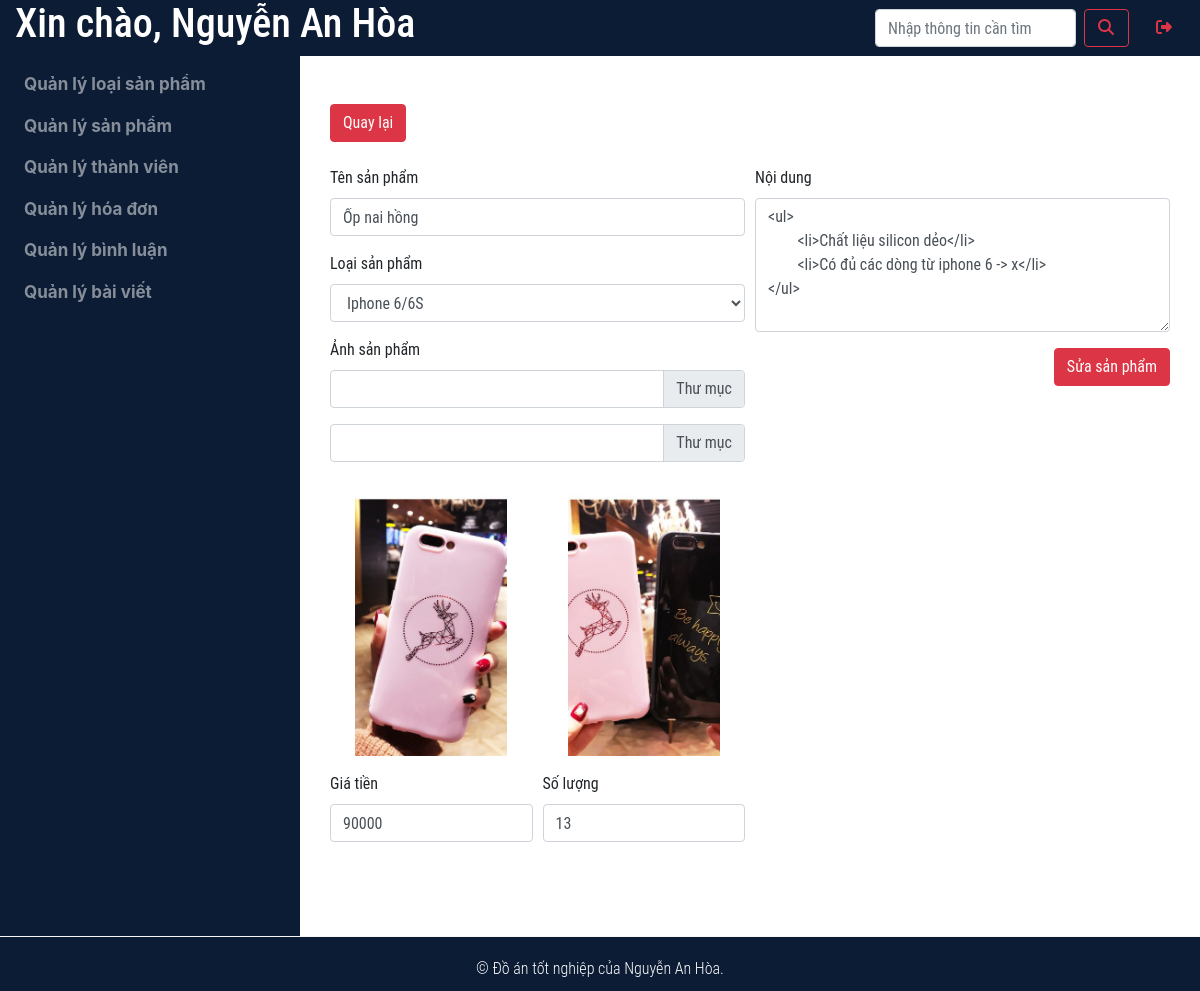
/doanadmin/views/index.php?manage=product&ac=update&id=22 (signed in), run on the app's committed database.
### tables this page shows
CREATE TABLE `product` (
  `id_product` int(11) NOT NULL,
  `id_type` int(11) NOT NULL,
  `product_name` varchar(250) NOT NULL,
  `amount` int(11) NOT NULL,
  `img_1` varchar(250) NOT NULL,
  `img_2` varchar(250) NOT NULL,
  `price` float NOT NULL,
  `content` varchar(250) NOT NULL,
  `dateCreated` timestamp NOT NULL DEFAULT current_timestamp(),
  `dateUpdate` timestamp NOT NULL DEFAULT current_timestamp()
);

### doanadmin/modules/manageproduct/update.php (the view, shortened to what this page needs)
<?php
    $sql_product = "SELECT * FROM `product` WHERE `id_product` = '$_GET[id]'";
    $row_product = mysqli_query($conn, $sql_product);
    $product = mysqli_fetch_array($row_product);
    $sql_type = "SELECT * FROM `type_products`";
    $row_type = mysqli_query($conn, $sql_type);
?>
<section>
    <div class="container mt-5 mb-5 font-roboto">
        <div class="d-flex">
            <a class="btn btn-danger mb-2 mr-auto" href="index.php?manage=product&ac=list">Quay lại</a>
        </div>
        <div class="mt-3">
            <form class="" action="../modules/manageproduct/handling.php?id=<?php echo $product['id_product'];?>" method="post" enctype="multipart/form-data">
                <div class="form-row">
                    <div class="col-md-6">
                        <div class="form-group">
                            <label for="name-product">Tên sản phẩm</label>
                            <input type="text" name="name-product" class="form-control" id="name-product" value="<?php echo $product['product_name'];?>">
                        </div>
                        <div class="form-group">
                            <label for="name-type">Loại sản phẩm</label>
                            <select name="type-product" id="name-type" class="form-control">
                                <?php
                                    while($type = mysqli_fetch_array($row_type)){
                                        if($product['id_type'] == $type['id_type']){
                                ?>
                                <option selected="selected" value="<?php echo $type['id_type']; ?>">
                                    <?php echo $type['type_name'];?>
                                </option>
                                <?php
                                        }else{
                                ?>
                                <option value="<?php echo $type['id_type']; ?>">
                                    <?php echo $type['type_name'];?>
                                </option>
                                <?php
                                        }
                                    }
                                ?>
                            </select>
                        </div>
                        <div class="form-group">
                            <label for="name-type">Ảnh sản phẩm</label>
                            <div class="custom-file mb-3">
                                <label class="custom-file-label" for="img-1" data-browse="Thư mục"></label>
                            </div>
                            <div class="custom-file">
                                <label class="custom-file-label" for="img-2" data-browse="Thư mục"></label>
                            </div>
                        </div>
                        <div class="form-row mb-3 text-center">
                            <div class="col-md-6">
                                <img class="w-75 mt-2" src="../modules/manageproduct/uploads/<?php echo $product['img_1'];?>" alt="">
                            </div>
                            <div class="col-md-6">
                                <img class="w-75 mt-2" src="../modules/manageproduct/uploads/<?php echo $product['img_2'];?>" alt="">
                            </div>
                        </div>
                        <div class="form-row">
                            <div class="form-group col-md-6">
                                <label for="price">Giá tiền</label>
                                <input type="text" name="price" class="form-control" id="price" value="<?php echo $product['price'];?>">
                            </div>
                            <div class="form-group col-md-6">
                                <label for="amount">Số lượng</label>
                                <input type="text" name="amount" class="form-control" id="amount" value="<?php echo $product['amount'];?>">
                            </div>
                        </div>
                    </div>
                    <div class="col-md-6">
                        <div class="form-group">
                            <label for="content">Nội dung</label>
                            <textarea type="text" name="content" class="form-control" id="content" rows="5"><?php echo $product['content'];?></textarea>
                        </div>
                        <div class="d-flex">
                            <input class="btn btn-danger ml-auto" type="submit" name="update" value="Sửa sản phẩm">
                        </div>
                    </div>
                </div>
            </form>
        </div>
    </div>
</section>

### assets/css/style.css (style rules this page uses)
.font-roboto { font-family: 'Roboto Condensed', sans-serif; }

### data on the page
product: name-product "Ốp nai hồng", img_1 (picture), img_2 (picture), price "90000", amount "13", content "<ul> <li>Chất liệu silicon dẻo</li> <li>Có đủ các dòng từ iphone 6 -> x</li> </ul>"

### other printed values
$_SESSION['login'] "Nguyễn An Hòa"
form field type-product "Iphone 6/6S"
